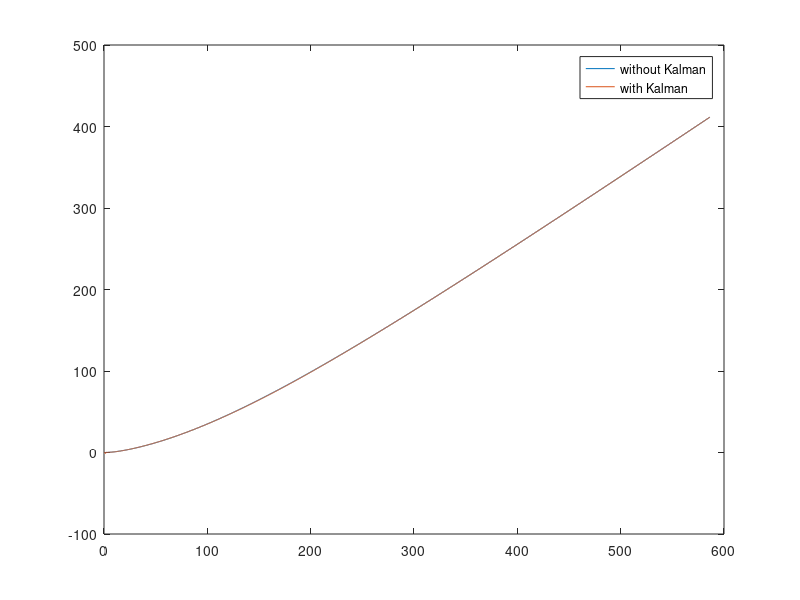
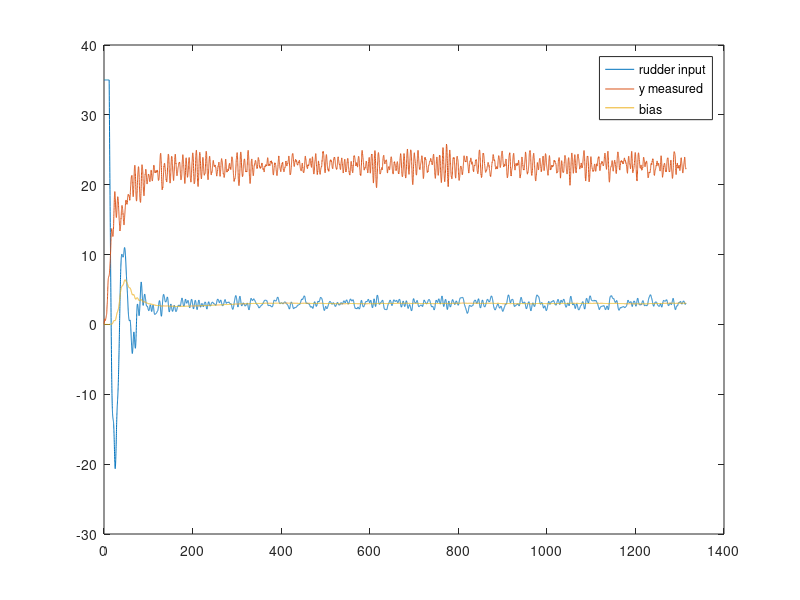
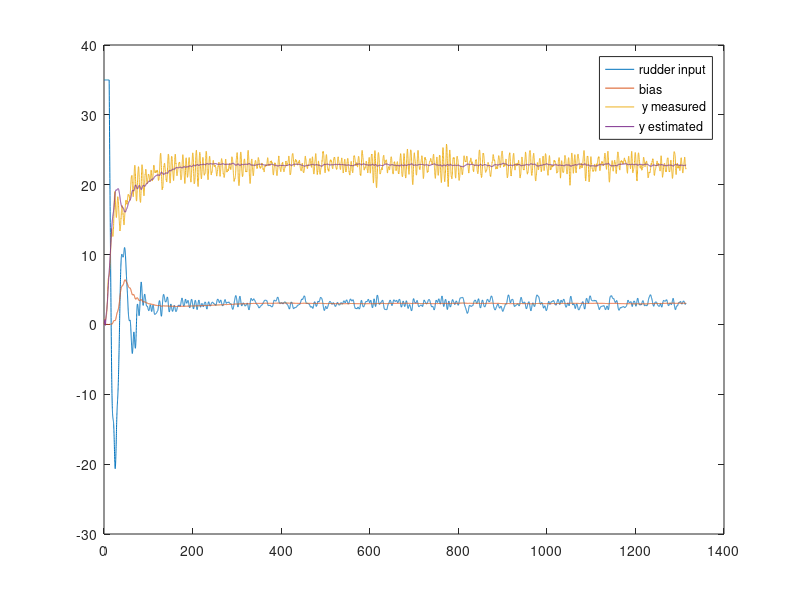

MATLAB code for these plots, in order:
clc;
close all;

figure('Name','5 c)');
load('data.mat');
plot(data(1,:),data(2,:),data(1,:),data(6,:));
legend('without Kalman','with Kalman'); 

figure('Name','5 d)');
load('dataPD.mat');
plot(dataPD(1,:),dataPD(5,:),dataPD(1,:),dataPD(2,:),dataPD(1,:),dataPD(7,:));
legend('rudder input','y measured','bias');

figure('Name','5 e)');
plot(dataPD(1,:),dataPD(5,:),dataPD(1,:),dataPD(7,:));
hold on;
plot(dataPD(1,:),dataPD(2,:),dataPD(1,:),dataPD(6,:));
legend('rudder input','bias',' y measured','y estimated');